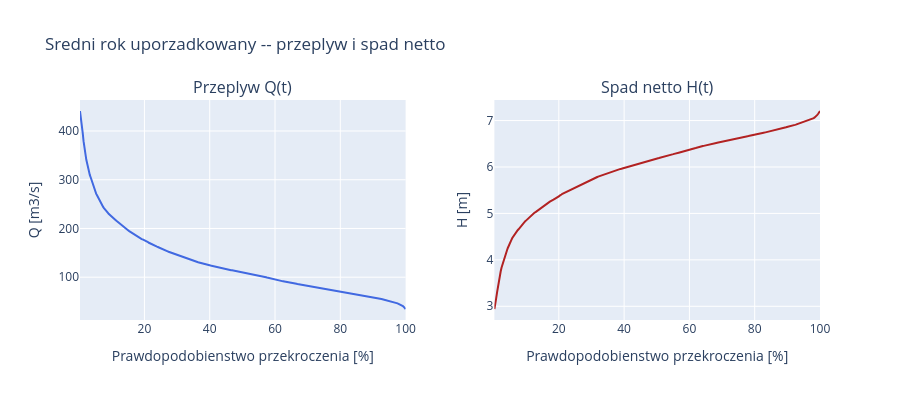

The code cell stored with this chart in its notebook:
### Code cell
# Wykres: Q(t) i H(t) vs procent przekroczenia
fig2 = make_subplots(rows=1, cols=2,
    subplot_titles=['Przeplyw Q(t)', 'Spad netto H(t)'],
    horizontal_spacing=0.12)

pct = avg_year['exceedance_pct'].values

fig2.add_trace(go.Scatter(x=pct, y=Q_sorted, mode='lines',
    line=dict(color='royalblue', width=2), name='Q'), row=1, col=1)
fig2.add_trace(go.Scatter(x=pct, y=H_net, mode='lines',
    line=dict(color='firebrick', width=2), name='H'), row=1, col=2)

fig2.update_xaxes(title_text='Prawdopodobienstwo przekroczenia [%]', row=1, col=1)
fig2.update_xaxes(title_text='Prawdopodobienstwo przekroczenia [%]', row=1, col=2)
fig2.update_yaxes(title_text='Q [m3/s]', row=1, col=1)
fig2.update_yaxes(title_text='H [m]', row=1, col=2)
fig2.update_layout(height=400, showlegend=False,
    title_text='Sredni rok uporzadkowany -- przeplyw i spad netto')
fig2.show()

### Figure 1 — Plotly figure (JSON) as saved in the notebook; plotly's stock layout.template omitted (floating-point values rounded to 4 significant figures; data arrays with more than 128 entries replaced by an {"elided": "..."} marker saying what was removed)
{"data": [{"line": {"color": "royalblue", "width": 2}, "mode": "lines", "name": "Q", "type": "scatter", "x": {"elided": "365 float values"}, "xaxis": "x", "y": {"elided": "365 float values"}, "yaxis": "y"}, {"line": {"color": "firebrick", "width": 2}, "mode": "lines", "name": "H", "type": "scatter", "x": {"elided": "365 float values"}, "xaxis": "x2", "y": {"elided": "365 float values"}, "yaxis": "y2"}], "layout": {"annotations": [{"font": {"size": 16}, "showarrow": false, "text": "Przeplyw Q(t)", "x": 0.22, "xanchor": "center", "xref": "paper", "y": 1, "yanchor": "bottom", "yref": "paper"}, {"font": {"size": 16}, "showarrow": false, "text": "Spad netto H(t)", "x": 0.78, "xanchor": "center", "xref": "paper", "y": 1, "yanchor": "bottom", "yref": "paper"}], "height": 400, "showlegend": false, "title": {"text": "Sredni rok uporzadkowany -- przeplyw i spad netto"}, "xaxis": {"anchor": "y", "domain": [0, 0.44], "title": {"text": "Prawdopodobienstwo przekroczenia [%]"}}, "xaxis2": {"anchor": "y2", "domain": [0.56, 1], "title": {"text": "Prawdopodobienstwo przekroczenia [%]"}}, "yaxis": {"anchor": "x", "domain": [0, 1], "title": {"text": "Q [m3/s]"}}, "yaxis2": {"anchor": "x2", "domain": [0, 1], "title": {"text": "H [m]"}}}}
